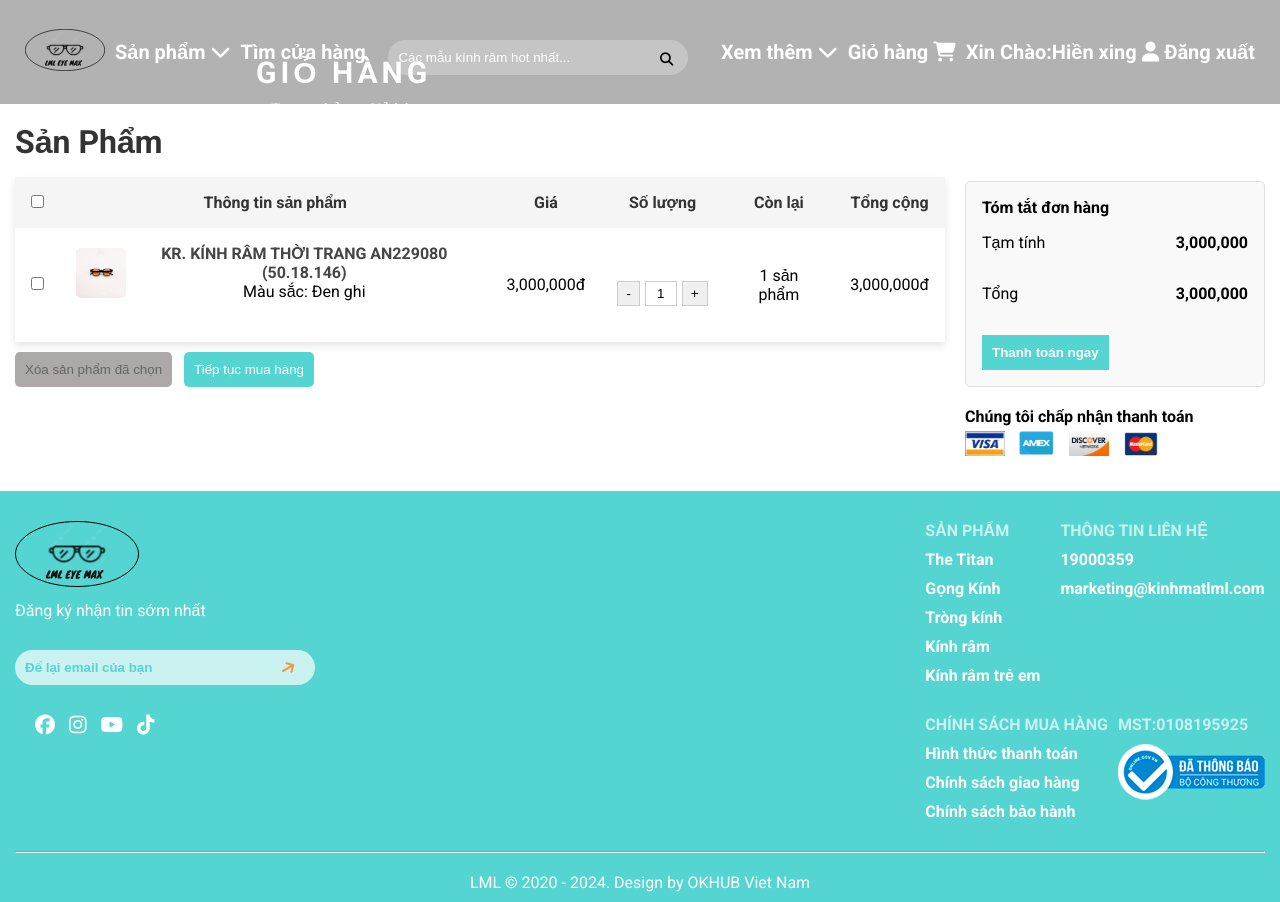
Page /?act=view-cart (signed in) on the committed database.
### tables this page shows
CREATE TABLE `chi_tiet_gio_hangs` (
  `id` int NOT NULL,
  `gio_hang_id` int NOT NULL,
  `san_pham_id` int NOT NULL,
  `so_luong` int NOT NULL
);

CREATE TABLE `san_phams` (
  `id` int NOT NULL,
  `ten_san_pham` varchar(255) NOT NULL,
  `gia_san_pham` decimal(10,2) NOT NULL,
  `gia_khuyen_mai` decimal(10,2) DEFAULT NULL,
  `hinh_anh` varchar(255) DEFAULT NULL,
  `so_luong` int NOT NULL,
  `luot_xem` int DEFAULT '0',
  `ngay_nhap` date NOT NULL,
  `mo_ta` text,
  `danh_muc_id` int NOT NULL,
  `trang_thai` tinyint NOT NULL DEFAULT '1'
);

### views/cart/cart.php (the view, shortened to what the rows shown need)
<!DOCTYPE html>
<html lang="en">
<head>
     <link rel="stylesheet" href="./public/css/cart.css" />
     <link rel="stylesheet" href="https://cdnjs.cloudflare.com/ajax/libs/font-awesome/6.6.0/css/all.min.css"
 />
</head>
<body>
     <section class="banner-cart">
          <div class="banner-text">
               <h2>GIỎ HÀNG</h2>
          </div>
     </section>
     <?php if (empty($viewCarts)): ?>
          <div class="container">
               <div class="cart-empty-blogs">
                    <h2>Giỏ hàng trống</h2>
                    <div class="cart-empty">
                         <img src="./public/img/f1.jpeg" alt="">
                         <img src="./public/img/anh-cart-emty.jpeg" alt="">
                         <img src="./public/img/f2.jpeg" alt="">
                    </div>
                    <div class="cart-empty-button">
                         <button><a href="<?= BASE_URL ?>">Tiếp tục mua hàng</a></button>
                    </div>
               </div>
          </div>
     <?php else: ?>
          <section class="component">
               <div class="container">
                    <div class="cart-block">
                         <div class="cart-component-l">
                              <form action="<?= BASE_URL . '?act=deleteSelectedProducts' ?>" method="post">
                                   <table class="cart-table">
                                        <thead>
                                             <tr>
                                                  <th><input type="checkbox" id="select-all"></th>
                                                  <th>Thông tin sản phẩm</th>
                                                  <th>Giá</th>
                                                  <th>Số lượng</th>
                                                  <th>Còn lại</th>
                                                  <th>Tổng cộng</th>
                                             </tr>
                                        </thead>
                                        <tbody>
                                             <?php foreach ($viewCarts as $cart): ?>
                                                  <tr>
                                                       <td><input type="checkbox" name="selectedItems[]"
                                                                 value="<?= $cart['id'] ?>">
                                                       </td>
                                                       <td class="cart-product-info">
                                                            <img src="<?= "uploads/" . $cart['hinh_anh'] ?>" alt="Product Image">
                                                            <div class="cart-a">
                                                                 <a href="#"><?= $cart['ten_san_pham'] ?></a>
                                                                 <p>Màu sắc: Đen ghi</p>
                                                            </div>
                                                       </td>
                                                       <td class="price" data-price="<?= $cart['gia_san_pham'] ?>">
                                                            <?= number_format($cart['gia_san_pham']) ?>đ
                                                       </td>
                                                       <td class="quantity">
                                                            <button class="decre" data-id="<?= $cart['id'] ?>">-</button>
                                                            <input type="text" value="<?= $cart['so_luong'] ?>"
                                                                 class="quantity-input" data-id="<?= $cart['id'] ?>">
                                                            <button class="incre" data-id="<?= $cart['id'] ?>">+</button>
                                                       </td>
                                                       <td><?= $cart['so_luong'] ?> sản phẩm</td>
                                                       <td class="total">
                                                            <?= number_format($cart['so_luong'] * $cart['gia_san_pham']) ?>đ
                                                       </td>
                                                  </tr>
                                             <?php endforeach; ?>
                                        </tbody>
                                   </table>
                              </form>
                         </div>
                    </div>
               </div>
          </section>
     <?php endif; ?>
</body>
</html>

### rows in the picture
chi_tiet_gio_hangs: san_pham.hinh_anh (picture), san_pham.ten_san_pham "KR. KÍNH RÂM THỜI TRANG AN229080 (50.18.146)", san_pham.gia_san_pham "3,000,000", so_luong "1", $cart['so_luong']*$cart['gia_san_pham'] "3,000,000"

### other values in the picture
$_SESSION['ho_ten']['ho_ten'] "Hiền xing"
$total "3,000,000"
